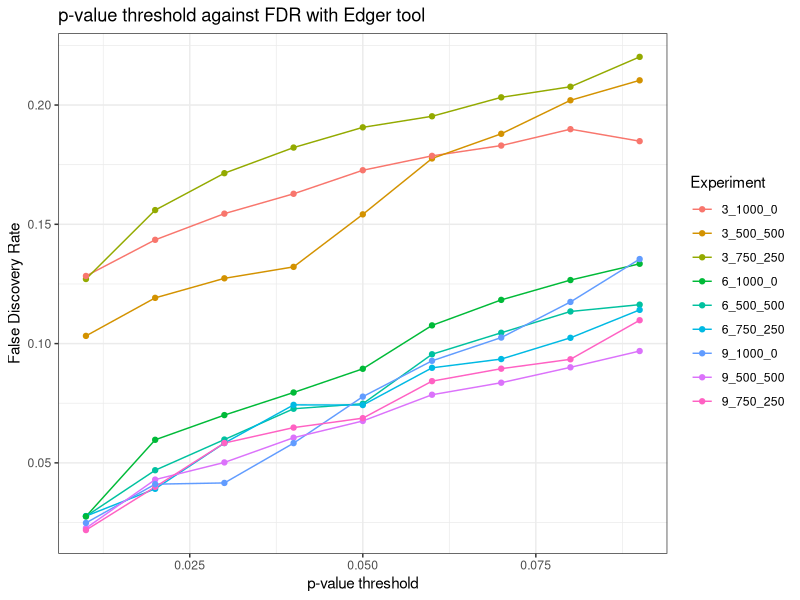
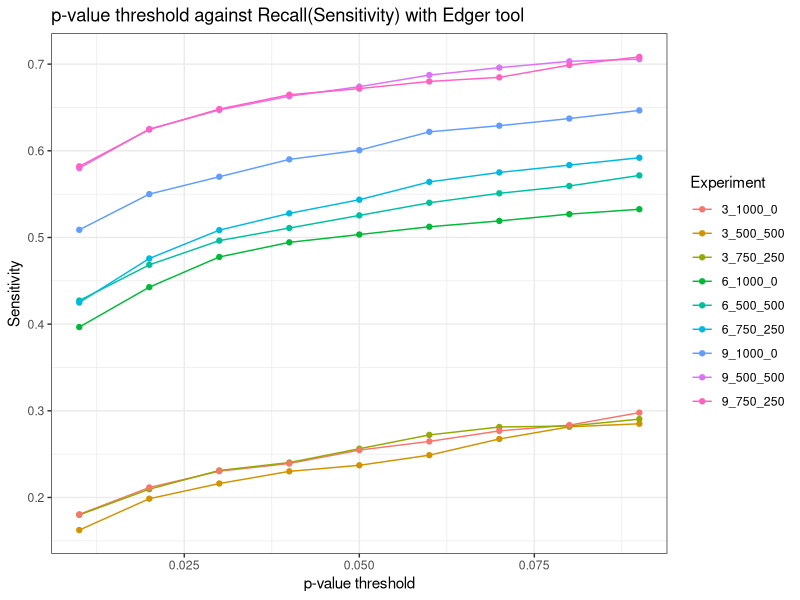
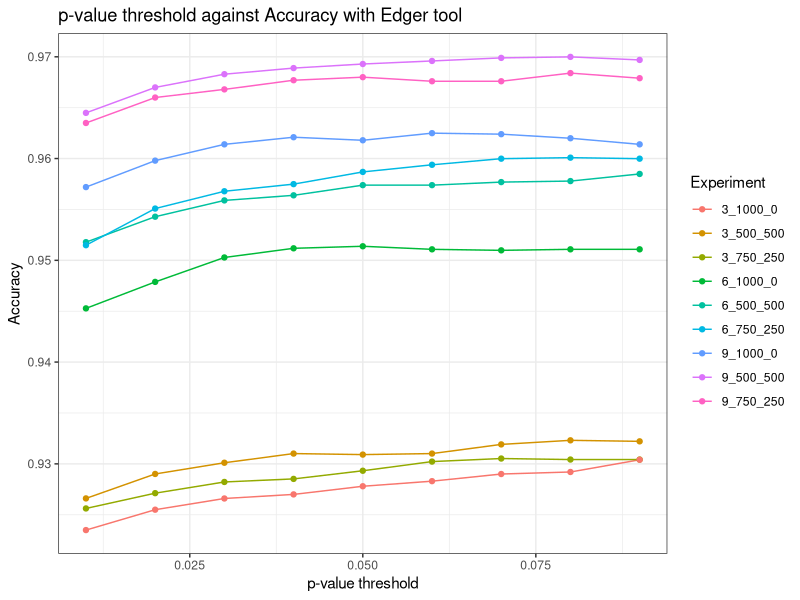
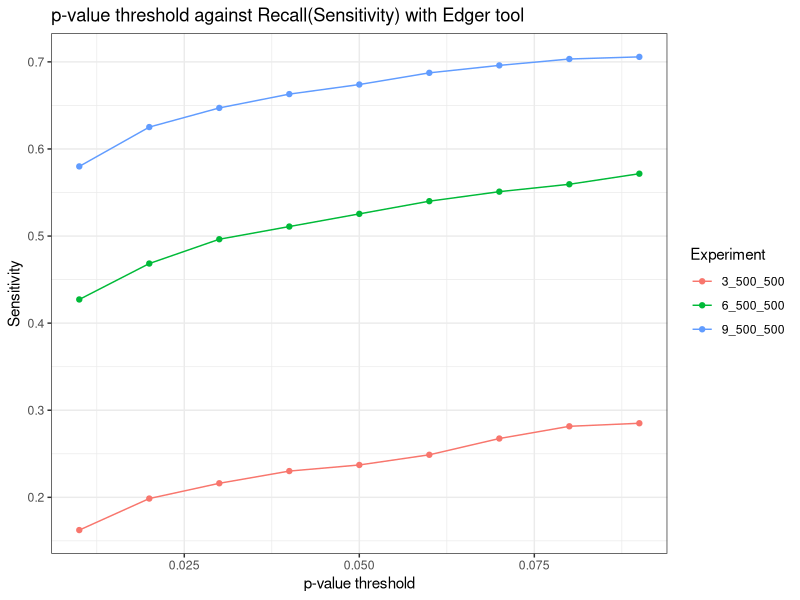
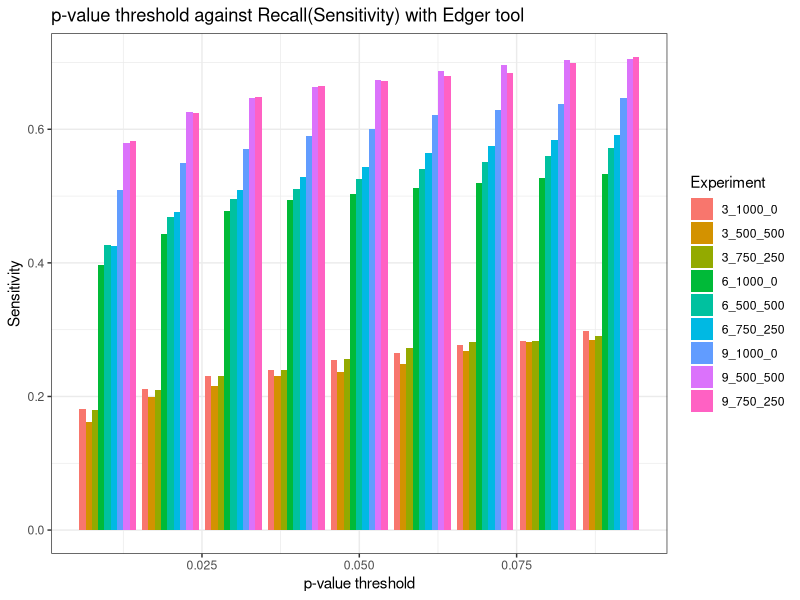

Here is the R script that generated these plots, in order:
library(ggplot2)

# List of file paths

threshold_edger_data <- read.csv("Working Directory/Output/Threshold_edger.csv", header = TRUE)

#q-value threshold against FDR
p_fdr <- ggplot(threshold_edger_data, aes(x = Threshold, y = FDR, group = Experiment, color = Experiment)) +
  geom_line() +
  geom_point() +
  labs(title = "p-value threshold against FDR with Edger tool", x = "p-value threshold", y = "False Discovery Rate") +
  theme_bw() 
ggsave(filename = "Working Directory/Output/Images/Threshold_FDR_Edger_Plot.png", plot = p_fdr, width = 6, height = 6)

#q-value threshold against Recall(Sensitivity)
p_rec <- ggplot(threshold_edger_data, aes(x = Threshold, y = Recall, group = Experiment, color = Experiment)) +
  geom_line() +
  geom_point() +
  labs(title = "p-value threshold against Recall(Sensitivity) with Edger tool", x = "p-value threshold", y = "Sensitivity") +
  theme_bw() 
ggsave(filename = "Working Directory/Output/Images/Threshold_Recall_Edger_Plot.png", plot = p_rec, width = 6, height = 6)

#q-value threshold against Accuracy
p_acc <- ggplot(threshold_edger_data, aes(x = Threshold, y = Accuracy, group = Experiment, color = Experiment)) +
  geom_line() +
  geom_point() +
  labs(title = "p-value threshold against Accuracy with Edger tool", x = "p-value threshold", y = "Accuracy") +
  theme_bw() 
ggsave(filename = "Working Directory/Output/Images/Threshold_Accuracy_Edger_Plot.png", plot = p_acc, width = 6, height = 6)


#Check sensitivity of sample size vs threshold impact
filtered_df_500_500 <- subset(threshold_edger_data, Experiment %in% c("3_500_500", "6_500_500", "9_500_500"))
p_sen <- ggplot(filtered_df_500_500, aes(x = Threshold, y = Recall, group = Experiment, color = Experiment)) +
  geom_line() +
  geom_point() +
  labs(title = "p-value threshold against Recall(Sensitivity) with Edger tool", x = "p-value threshold", y = "Sensitivity") +
  theme_bw() 
ggsave(filename = "Working Directory/Output/Images/Threshold_Recall_Edger_Plot_3_6_9_500_500.png", plot = p_sen, width = 6, height = 6)


#q-value threshold against Recall bar graph
p_bar <- ggplot(threshold_edger_data, aes(x = Threshold, y = Recall, fill = Experiment)) +
  geom_bar(stat = "identity", position = "dodge") +
  theme_bw() +
  labs(title = "p-value threshold against Recall(Sensitivity) with Edger tool", x = "p-value threshold", y = "Sensitivity")
ggsave(filename = "Working Directory/Output/Images/Threshold_Recall_Edger_Bar_Plot.png", plot = p_bar, width = 10, height = 10)
